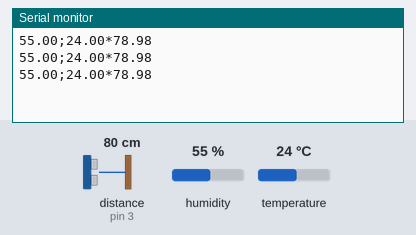
Simulated run of this sketch. Board: Arduino Uno, built with avr-gcc and run on an emulated ATmega328P. Shown: the last lines printed to the serial monitor. Wiring (inferred from the names in the program): ultrasonic range finder: trigger pin 2; echo pin 3. Inputs (shaded band) come from the test bench; at power-on: distance to the obstacle (sensor on pin 3) 80 cm, humidity 55 %, temperature 24 °C. The echo pulse lasts 58.3 µs per cm.

Above: at 1.3 s.
1.4 s: distance to the obstacle (sensor on pin 3) set to 2 cm
At 2.0 s:
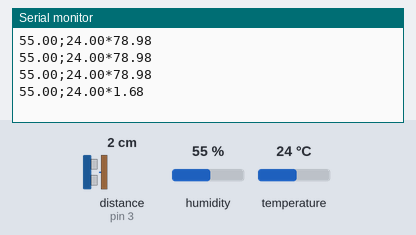
2.9 s: humidity set to 22 %
At 4.0 s:
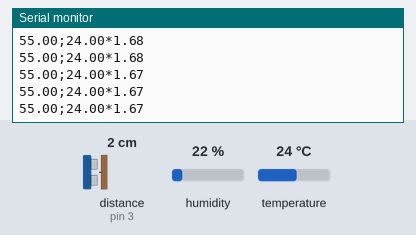
4.4 s: temperature set to 12 °C
At 5.8 s:
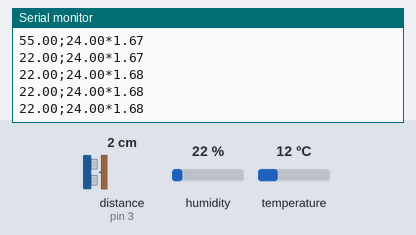
5.9 s: distance to the obstacle (sensor on pin 3) set to 4 cm
At 6.5 s:
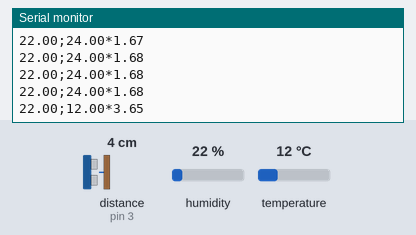
7.4 s: humidity set to 40 %
At 8.1 s:
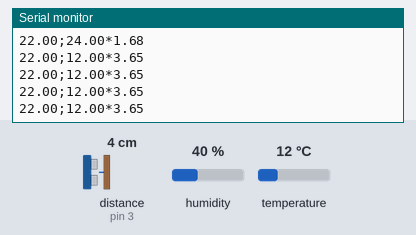
Timing chart, 0 to 9.9 s (numbered marks = the images above; inputs shaded):
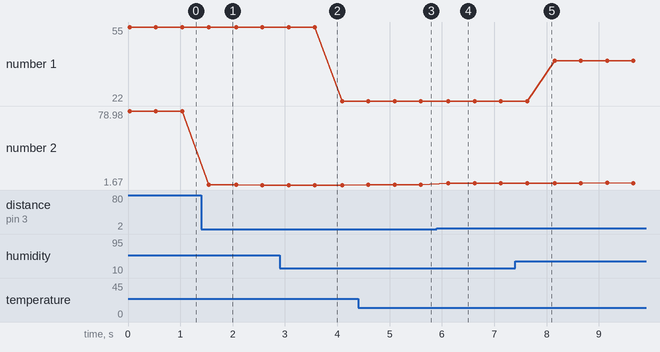

Measured:
- after the input at 1.4 s, the serial monitor: prints a new line after 0.14 s (image 1)
- after the input at 5.9 s, the serial monitor: prints a new line after 0.22 s (image 4)
- plotted number 1: 55 → 22 after the input at 2.9 s, 22 → 40 after the input at 7.4 s
- plotted number 2: 78.98 → 1.67 after the input at 1.4 s, 1.68 → 3.65 after the input at 5.9 s, 3.65 → 3.67 after the input at 7.4 s

The sketch:

percobaan8.ino.ino
```cpp
#include <DHT.h> //library DHT
#define DHTPIN 5 //pin DATA konek ke pin 2 Arduino
#define DHTTYPE DHT11 //tipe sensor DHT11
DHT dht(DHTPIN, DHTTYPE); //set sensor + koneksi pin
float humi, temp;//deklarasi variabel
int trig_pin = 2;
int echo_pin = 3;
long waktu;
float jarak;

void setup()
{
  Serial.begin(9600); //baud 9600
  pinMode(trig_pin, OUTPUT);
  pinMode(echo_pin, INPUT);
  digitalWrite(trig_pin, LOW);
  dht.begin();
}

void loop()
{
  humi = dht.readHumidity();//baca kelembaban
  temp = dht.readTemperature();//baca suhu
  digitalWrite(trig_pin, HIGH);
  delayMicroseconds(10);
  digitalWrite(trig_pin, LOW);
  waktu= pulseIn(echo_pin, HIGH);
  jarak= 0.0001*((float)waktu*340.0)/2.0;

    Serial.println(String(humi)+";"+ String(temp)+"*"+ String(jarak));
    delay(500);
  }
```
